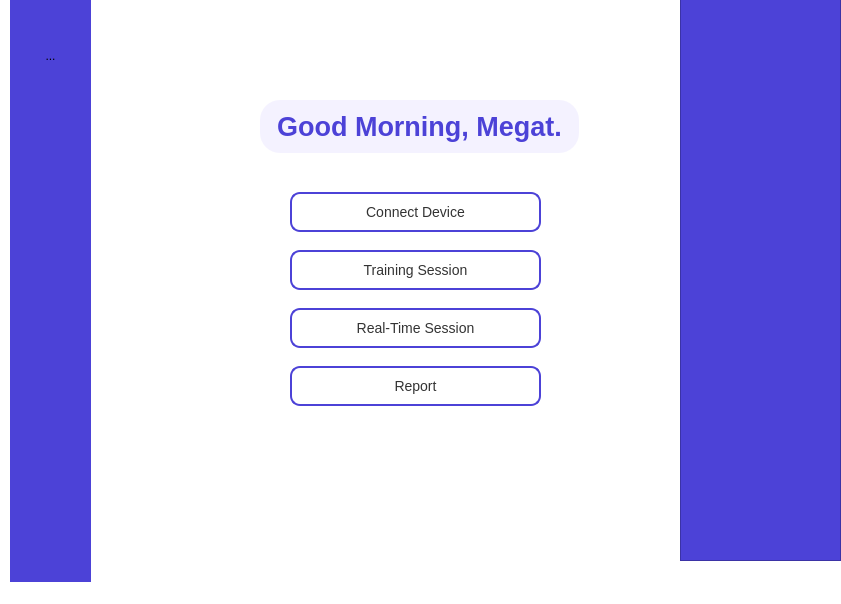
<?xml version="1.0" encoding="UTF-8"?>
<ui version="4.0">
 <class>HomePage</class>
 <widget class="QMainWindow" name="HomePage">
  <property name="geometry">
   <rect>
    <x>0</x>
    <y>0</y>
    <width>841</width>
    <height>604</height>
   </rect>
  </property>
  <property name="windowTitle">
   <string>MainWindow</string>
  </property>
  <property name="autoFillBackground">
   <bool>false</bool>
  </property>
  <property name="styleSheet">
   <string notr="true">background-color: #FFFFFF;
</string>
  </property>
  <widget class="QWidget" name="centralwidget">
   <widget class="QFrame" name="leftSidebar">
    <property name="geometry">
     <rect>
      <x>10</x>
      <y>0</y>
      <width>81</width>
      <height>600</height>
     </rect>
    </property>
    <property name="styleSheet">
     <string notr="true">background-color: #4C42D7;
border-radius: 0px;</string>
    </property>
    <property name="frameShape">
     <enum>QFrame::StyledPanel</enum>
    </property>
    <property name="frameShadow">
     <enum>QFrame::Raised</enum>
    </property>
    <widget class="QToolButton" name="toolButton">
     <property name="geometry">
      <rect>
       <x>20</x>
       <y>40</y>
       <width>41</width>
       <height>31</height>
      </rect>
     </property>
     <property name="text">
      <string>...</string>
     </property>
    </widget>
   </widget>
   <widget class="QFrame" name="rightSidebar">
    <property name="geometry">
     <rect>
      <x>680</x>
      <y>-10</y>
      <width>161</width>
      <height>571</height>
     </rect>
    </property>
    <property name="styleSheet">
     <string notr="true">background-color: #4C42D7;
</string>
    </property>
    <property name="frameShape">
     <enum>QFrame::StyledPanel</enum>
    </property>
    <property name="frameShadow">
     <enum>QFrame::Raised</enum>
    </property>
   </widget>
   <widget class="QLabel" name="lblGreeting">
    <property name="geometry">
     <rect>
      <x>260</x>
      <y>100</y>
      <width>319</width>
      <height>53</height>
     </rect>
    </property>
    <property name="font">
     <font>
      <pointsize>20</pointsize>
      <weight>75</weight>
      <bold>true</bold>
     </font>
    </property>
    <property name="styleSheet">
     <string notr="true">background-color: #F4F2FF;
color: #4C42D7;
border-radius: 20px;
padding: 10px;</string>
    </property>
    <property name="text">
     <string>Good Morning, Megat.</string>
    </property>
    <property name="alignment">
     <set>Qt::AlignCenter</set>
    </property>
   </widget>
   <widget class="QWidget" name="layoutWidget">
    <property name="geometry">
     <rect>
      <x>290</x>
      <y>180</y>
      <width>251</width>
      <height>241</height>
     </rect>
    </property>
    <layout class="QVBoxLayout" name="verticalLayout">
     <item>
      <widget class="QPushButton" name="btnConnectDevice">
       <property name="styleSheet">
        <string notr="true">QPushButton {
    border: 2px solid #4C42D7;
    border-radius: 10px;
    color: #333333;
    font-size: 14px;
    padding: 10px;
    background-color: #FFFFFF;
}
QPushButton:hover {
    background-color: #F4F2FF;
}</string>
       </property>
       <property name="text">
        <string>Connect Device</string>
       </property>
      </widget>
     </item>
     <item>
      <widget class="QPushButton" name="btnTraining">
       <property name="styleSheet">
        <string notr="true">QPushButton {
    border: 2px solid #4C42D7;
    border-radius: 10px;
    color: #333333;
    font-size: 14px;
    padding: 10px;
    background-color: #FFFFFF;
}
QPushButton:hover {
    background-color: #F4F2FF;
}</string>
       </property>
       <property name="text">
        <string>Training Session</string>
       </property>
      </widget>
     </item>
     <item>
      <widget class="QPushButton" name="btnRealTime">
       <property name="styleSheet">
        <string notr="true">QPushButton {
    border: 2px solid #4C42D7;
    border-radius: 10px;
    color: #333333;
    font-size: 14px;
    padding: 10px;
    background-color: #FFFFFF;
}
QPushButton:hover {
    background-color: #F4F2FF;
}</string>
       </property>
       <property name="text">
        <string>Real-Time Session</string>
       </property>
      </widget>
     </item>
     <item>
      <widget class="QPushButton" name="btnReport">
       <property name="styleSheet">
        <string notr="true">QPushButton {
    border: 2px solid #4C42D7;
    border-radius: 10px;
    color: #333333;
    font-size: 14px;
    padding: 10px;
    background-color: #FFFFFF;
}
QPushButton:hover {
    background-color: #F4F2FF;
}</string>
       </property>
       <property name="text">
        <string>Report</string>
       </property>
      </widget>
     </item>
    </layout>
   </widget>
   <zorder>rightSidebar</zorder>
   <zorder>leftSidebar</zorder>
   <zorder>lblGreeting</zorder>
   <zorder>layoutWidget</zorder>
  </widget>
  <widget class="QMenuBar" name="menubar">
   <property name="geometry">
    <rect>
     <x>0</x>
     <y>0</y>
     <width>841</width>
     <height>21</height>
    </rect>
   </property>
  </widget>
  <widget class="QStatusBar" name="statusbar"/>
 </widget>
 <resources/>
 <connections/>
</ui>
